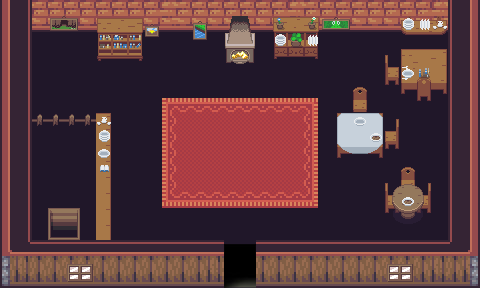

Rendered tile map (Tiled .tmx) drawn with the repository's tilesets; below, a short description and the map source with its tile grids summarised:
An orthogonal 30x18 tile map with 16x16 px tiles, 9 tile layers (sol, tapis, bar, contour, ...), 5 tilesets and 20 objects (17x obstacle, combat, enter_city, enter_map).

<map version="1.5" tiledversion="1.7.2" orientation="orthogonal" renderorder="right-down" width="30" height="18" tilewidth="16" tileheight="16" infinite="0" nextlayerid="16" nextobjectid="23">
 <tileset firstgid="1" name="4" tilewidth="32" tileheight="32" tilecount="210" columns="15">
  <image source="4.png" width="480" height="448" />
 </tileset>
 <tileset firstgid="211" name="6" tilewidth="32" tileheight="32" tilecount="54" columns="9">
  <image source="6.png" width="288" height="192" />
 </tileset>
 <tileset firstgid="265" name="Inner" tilewidth="16" tileheight="16" tilecount="1000" columns="40">
  <image source="Inner.png" width="640" height="400" />
 </tileset>
 <tileset firstgid="1265" name="Overworld" tilewidth="16" tileheight="16" tilecount="1440" columns="40">
  <image source="Overworld.png" width="640" height="576" />
 </tileset>
 <tileset firstgid="2705" name="interieu" tilewidth="32" tileheight="32" tilecount="256" columns="16">
  <image source="interieu.png" width="512" height="512" />
 </tileset>
 <layer id="15" name="sol" width="30" height="18">
  <data>[540 cells, 540 non-empty, 1 distinct tile ids]</data>
 </layer>
 <layer id="9" name="tapis" width="30" height="18">
  <data>[540 cells, 46 non-empty, 9 distinct tile ids]</data>
 </layer>
 <layer id="6" name="bar" width="30" height="18">
  <data>[540 cells, 10 non-empty, 4 distinct tile ids]</data>
 </layer>
 <layer id="1" name="contour" width="30" height="18">
  <data>[540 cells, 122 non-empty, 16 distinct tile ids]</data>
 </layer>
 <layer id="5" name="debrits2" width="30" height="18">
  <data>[540 cells, 15 non-empty, 15 distinct tile ids]</data>
 </layer>
 <layer id="7" name="chaises" width="30" height="18">
  <data>[540 cells, 15 non-empty, 9 distinct tile ids]</data>
 </layer>
 <layer id="4" name="debrits" width="30" height="18">
  <data>[540 cells, 76 non-empty, 67 distinct tile ids]</data>
 </layer>
 <layer id="8" name="chaises2" width="30" height="18">
  <data>[540 cells, 5 non-empty, 5 distinct tile ids]</data>
 </layer>
 <layer id="10" name="deco" width="30" height="18">
  <data>[540 cells, 9 non-empty, 7 distinct tile ids]</data>
 </layer>
 <objectgroup id="11" name="obstacles">
  <object id="1" name="obstacle" x="0" y="0" width="32" height="288" />
  <object id="2" name="obstacle" x="452" y="0" width="28" height="288" />
  <object id="3" name="obstacle" x="32" y="0" width="420" height="64" />
  <object id="4" name="obstacle" x="260" y="244" width="192" height="44" />
  <object id="5" name="obstacle" x="32" y="244" width="188" height="44" />
  <object id="6" name="obstacle" x="400" y="48" width="48" height="48" />
  <object id="7" name="obstacle" x="32" y="108" width="76" height="132" />
  <object id="8" name="obstacle" x="336" y="112" width="48" height="48" />
  <object id="10" name="obstacle" x="392" y="184" width="32" height="36" />
  <object id="11" name="obstacle" x="228" y="48" width="24" height="12" />
  <object id="12" name="obstacle" x="100" y="44" width="40" height="8" />
  <object id="16" name="obstacle" x="352" y="88" width="16" height="28" />
  <object id="17" name="obstacle" x="384" y="120" width="16" height="28" />
  <object id="18" name="obstacle" x="384" y="56" width="16" height="28" />
  <object id="19" name="obstacle" x="420" y="184" width="16" height="28" />
  <object id="20" name="obstacle" x="380" y="184" width="16" height="28" />
  <object id="21" name="obstacle" x="400" y="168" width="16" height="28" />
  <object id="22" name="combat" x="69.0808" y="77.8068" width="15.2705" height="13.8162" />
 </objectgroup>
 <objectgroup id="12" name="exit_map">
  <object id="13" name="enter_city" x="220" y="232" width="40" height="56" />
 </objectgroup>
 <objectgroup id="14" name="enter_map">
  <object id="14" name="enter_map" x="224" y="212" width="32" height="12" />
 </objectgroup>
</map>
